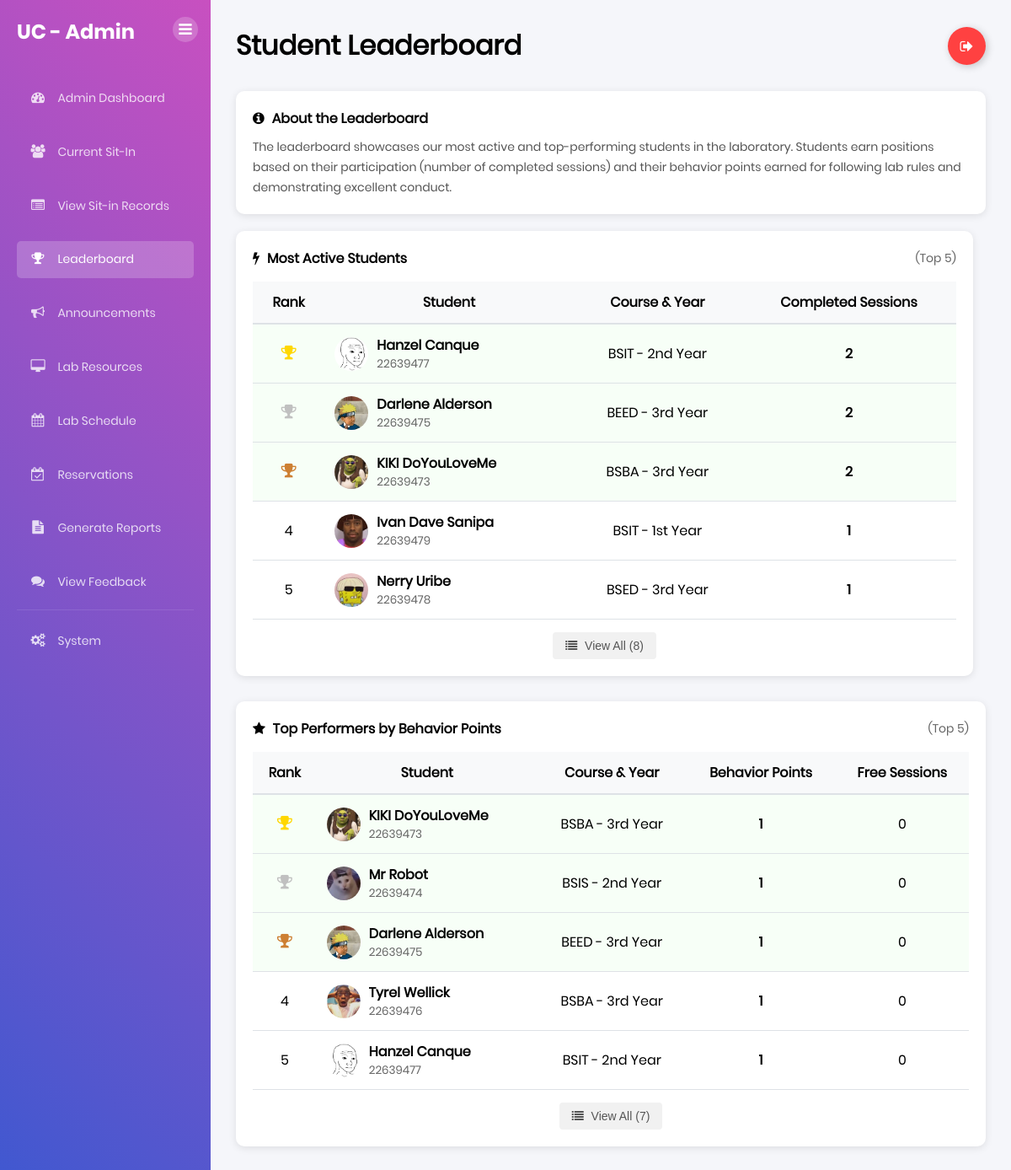
/admin/leaderboard (signed in), run on the app's committed database.
### tables this page shows
CREATE TABLE "students" (idno TEXT PRIMARY KEY, lastname TEXT NOT NULL, firstname TEXT NOT NULL, midname TEXT, course TEXT NOT NULL, year_level TEXT NOT NULL, email_address TEXT NOT NULL, image_path TEXT, free_sessions_used INTEGER DEFAULT 0);

### app.py (the view)
@app.route('/admin/leaderboard')
def admin_leaderboard():
    if 'user' not in session or session.get('is_admin') != True:
        flash("Please log in as an administrator.", "warning")
        return redirect(url_for('home'))
    conn = get_db_connection()
    most_active_students = conn.execute("""
        SELECT
            s.idno, s.firstname, s.lastname, s.course, s.year_level, s.image_path,
            COUNT(ls.session_id) as session_count
        FROM students s
        JOIN lab_sessions ls ON s.idno = ls.student_id
        WHERE ls.status = 'Completed'
        GROUP BY s.idno
        ORDER BY session_count DESC
        LIMIT 10
    """).fetchall()
    top_performers = conn.execute("""
        SELECT
            s.idno, s.firstname, s.lastname, s.course, s.year_level, s.image_path,
            COALESCE(SUM(ls.behavior_points), 0) as behavior_points
        FROM students s
        LEFT JOIN lab_sessions ls ON s.idno = ls.student_id AND ls.behavior_points > 0
        GROUP BY s.idno
        HAVING behavior_points > 0
        ORDER BY behavior_points DESC
        LIMIT 10
    """).fetchall()
    top_performers_list = []
    for student in top_performers:
        student_dict = dict(student)
        student_dict['free_sessions'] = student_dict['behavior_points'] // 3
        top_performers_list.append(student_dict)
    conn.close()
    return render_template(
        'admin_leaderboard.html',
        most_active_students=most_active_students,
        top_performers=top_performers_list
    )

### templates/admin_leaderboard.html (shortened to what this page needs)
{% extends 'base.html' %} {% block content %}
<div class="dashboard-container">
  <div class="sidebar">
    <div class="sidebar-header">
      <h2>UC - Admin</h2>
      <button class="sidebar-inner-toggle" title="Toggle Sidebar">
        <i class="fa fa-bars"></i>
      </button>
    </div>
    <div class="sidebar-menu">
      <ul>
        <li>
          <a href="{{ url_for('admin_dashboard') }}"
            ><i class="fa fa-dashboard"></i> Admin Dashboard</a
          >
        </li>
        <li>
          <a href="{{ url_for('admin_current_sit_in') }}"
            ><i class="fa fa-users"></i> Current Sit-In</a
          >
        </li>
        <li>
          <a href="{{ url_for('admin_sit_in_records') }}"
            ><i class="fa fa-list-alt"></i> View Sit-in Records</a
          >
        </li>
        <li>
          <a href="{{ url_for('admin_leaderboard') }}" class="active"
            ><i class="fa fa-trophy"></i> Leaderboard</a
          >
        </li>
        <li>
          <a href="{{ url_for('admin_announcements') }}"
            ><i class="fa fa-bullhorn"></i> Announcements</a
          >
        </li>
        <li>
          <a href="{{ url_for('admin_lab_resources') }}"
            ><i class="fa fa-desktop"></i> Lab Resources</a
          >
        </li>
        <li>
          <a href="{{ url_for('admin_lab_schedule') }}"
            ><i class="fa fa-calendar"></i> Lab Schedule</a
          >
        </li>
        <li>
          <a href="{{ url_for('admin_reservations') }}">
            <i class="fa fa-calendar-check-o"></i> Reservations
          </a>
        </li>
        <li>
          <a href="{{ url_for('admin_reports') }}"
            ><i class="fa fa-file-text"></i> Generate Reports</a
          >
        </li>
        <li>
          <a href="{{ url_for('admin_feedback') }}"
            ><i class="fa fa-comments"></i> View Feedback</a
          >
        </li>
        <li style="margin-top: auto; border-top: 1px solid rgba(255,255,255,0.1); padding-top: 15px;">
          <a href="{{ url_for('admin_system_management') }}"
            ><i class="fa fa-cogs"></i> System</a
          >
        </li>
      </ul>
    </div>
  </div>
  <div class="main-content">
    <div class="header">
      <h1>Student Leaderboard</h1>
      <a class="Btn" href="{{ url_for('logout') }}">
        <div class="sign">
          <i class="fa fa-sign-out" aria-hidden="true"></i>
        </div>
      </a>
    </div>
    <div class="content-row" style="margin-bottom: 20px">
      <div class="schedule-card" style="width: 100%">
        <h4>
          <i class="fa fa-info-circle" aria-hidden="true" style="margin-right: 5px"></i>
          About the Leaderboard
        </h4>
        <p style="margin-top: 10px; color: #555;">
          The leaderboard showcases our most active and top-performing students in the laboratory.
          Students earn positions based on their participation (number of completed sessions) and their behavior points earned for following lab rules and demonstrating excellent conduct.
        </p>
      </div>
    </div>
    <div class="content-row">
      <div class="schedule-card" style="flex: 1; margin-right: 15px">
        <div style="display: flex; justify-content: space-between; align-items: center; margin-bottom: 15px;">
          <h4>
            <i class="fa fa-bolt" aria-hidden="true" style="margin-right: 5px"></i>
            Most Active Students
          </h4>
          <span style="font-size: 14px; color: #666;">(Top 5)</span>
        </div>
        {% if most_active_students %}
        <div style="overflow-x: auto">
          <table style="width: 100%; border-collapse: collapse">
            <thead>
              <tr style="background-color: #f8f9fa">
                <th style="padding: 12px; border-bottom: 2px solid #dee2e6; text-align: center">Rank</th>
                <th style="padding: 12px; border-bottom: 2px solid #dee2e6">Student</th>
                <th style="padding: 12px; border-bottom: 2px solid #dee2e6; text-align: center">Course & Year</th>
                <th style="padding: 12px; border-bottom: 2px solid #dee2e6; text-align: center">
                  Completed Sessions
                </th>
              </tr>
            </thead>
            <tbody id="activeStudentsTable">
              {% for student in most_active_students %}
              <tr class="{% if loop.index <= 3 %}highlight-row{% endif %} {% if loop.index > 5 %}hidden-row active-student-row{% endif %}">
                <td style="padding: 12px; border-bottom: 1px solid #dee2e6; text-align: center">
                  {% if loop.index == 1 %}
                  <i class="fa fa-trophy" style="color: gold; font-size: 1.2em;"></i>
                  {% elif loop.index == 2 %}
                  <i class="fa fa-trophy" style="color: silver; font-size: 1.2em;"></i>
                  {% elif loop.index == 3 %}
                  <i class="fa fa-trophy" style="color: #cd7f32; font-size: 1.2em;"></i>
                  {% else %}
                  {{ loop.index }}
                  {% endif %}
                </td>
                <td style="padding: 12px; border-bottom: 1px solid #dee2e6">
                  <div style="display: flex; align-items: center;">
                    {% if student.image_path %}
                    <img src="{{ url_for('static', filename=student.image_path) }}"
                         style="width: 40px; height: 40px; border-radius: 50%; margin-right: 10px; object-fit: cover;">
                    {% else %}
                    <div style="width: 40px; height: 40px; border-radius: 50%; margin-right: 10px; background: #e0e0e0; display: flex; align-items: center; justify-content: center;">
                      <i class="fa fa-user" style="color: #555;"></i>
                    </div>
                    {% endif %}
                    <div>
                      <div><strong>{{ student.firstname }} {{ student.lastname }}</strong></div>
                      <div style="font-size: 0.85em; color: #666;">{{ student.idno }}</div>
                    </div>
                  </div>
                </td>
                <td style="padding: 12px; border-bottom: 1px solid #dee2e6; text-align: center;">
                  {{ student.course }} - {{ student.year_level }}
                </td>
                <td style="padding: 12px; border-bottom: 1px solid #dee2e6; text-align: center; font-weight: bold;">
                  {{ student.session_count }}
                </td>
              </tr>
              {% endfor %}
            </tbody>
          </table>
          {% if most_active_students|length > 5 %}
          <div style="text-align: center; margin-top: 15px;">
            <button id="viewAllActiveBtn" class="view-all-btn" onclick="toggleActiveStudents()">
              <i class="fa fa-list"></i> View All ({{ most_active_students|length }})
            </button>
          </div>
          {% endif %}
        </div>
        {% else %}
        <div style="text-align: center; padding: 30px; color: #666">
          <i class="fa fa-info-circle" style="font-size: 2em; color: #4caf50; margin-bottom: 15px"></i>
          <p>No student activity data available yet.</p>
        </div>
        {% endif %}
      </div>
    </div>
    <div class="content-row" style="margin-top: 30px">
      <div class="schedule-card" style="flex: 1;">
        <div style="display: flex; justify-content: space-between; align-items: center; margin-bottom: 15px;">
          <h4>
            <i class="fa fa-star" aria-hidden="true" style="margin-right: 5px"></i>
            Top Performers by Behavior Points
          </h4>
          <span style="font-size: 14px; color: #666;">(Top 5)</span>
        </div>
        {% if top_performers %}
        <div style="overflow-x: auto">
          <table style="width: 100%; border-collapse: collapse">
            <thead>
              <tr style="background-color: #f8f9fa">
                <th style="padding: 12px; border-bottom: 2px solid #dee2e6; text-align: center">Rank</th>
                <th style="padding: 12px; border-bottom: 2px solid #dee2e6">Student</th>
                <th style="padding: 12px; border-bottom: 2px solid #dee2e6; text-align: center">Course & Year</th>
                <th style="padding: 12px; border-bottom: 2px solid #dee2e6; text-align: center">
                  Behavior Points
                </th>
                <th style="padding: 12px; border-bottom: 2px solid #dee2e6; text-align: center">
                  Free Sessions
                </th>
              </tr>
            </thead>
            <tbody id="pointsStudentsTable">
              {% for student in top_performers %}
              <tr class="{% if loop.index <= 3 %}highlight-row{% endif %} {% if loop.index > 5 %}hidden-row points-student-row{% endif %}">
                <td style="padding: 12px; border-bottom: 1px solid #dee2e6; text-align: center">
                  {% if loop.index == 1 %}
                  <i class="fa fa-trophy" style="color: gold; font-size: 1.2em;"></i>
                  {% elif loop.index == 2 %}
                  <i class="fa fa-trophy" style="color: silver; font-size: 1.2em;"></i>
                  {% elif loop.index == 3 %}
                  <i class="fa fa-trophy" style="color: #cd7f32; font-size: 1.2em;"></i>
                  {% else %}
                  {{ loop.index }}
                  {% endif %}
                </td>
                <td style="padding: 12px; border-bottom: 1px solid #dee2e6">
                  <div style="display: flex; align-items: center;">
                    {% if student.image_path %}
                    <img src="{{ url_for('static', filename=student.image_path) }}"
                         style="width: 40px; height: 40px; border-radius: 50%; margin-right: 10px; object-fit: cover;">
                    {% else %}
                    <div style="width: 40px; height: 40px; border-radius: 50%; margin-right: 10px; background: #e0e0e0; display: flex; align-items: center; justify-content: center;">
                      <i class="fa fa-user" style="color: #555;"></i>
                    </div>
                    {% endif %}
                    <div>
                      <div><strong>{{ student.firstname }} {{ student.lastname }}</strong></div>
                      <div style="font-size: 0.85em; color: #666;">{{ student.idno }}</div>
                    </div>
                  </div>
                </td>
                <td style="padding: 12px; border-bottom: 1px solid #dee2e6; text-align: center;">
                  {{ student.course }} - {{ student.year_level }}
                </td>
                <td style="padding: 12px; border-bottom: 1px solid #dee2e6; text-align: center; font-weight: bold;">
                  {{ student.behavior_points }}
                </td>
                <td style="padding: 12px; border-bottom: 1px solid #dee2e6; text-align: center;">
                  {{ student.free_sessions }}
                </td>
              </tr>
              {% endfor %}
            </tbody>
          </table>
          {% if top_performers|length > 5 %}
          <div style="text-align: center; margin-top: 15px;">
            <button id="viewAllPointsBtn" class="view-all-btn" onclick="togglePointsStudents()">
              <i class="fa fa-list"></i> View All ({{ top_performers|length }})
            </button>
          </div>
          {% endif %}
        </div>
        {% else %}
        <div style="text-align: center; padding: 30px; color: #666">
          <i class="fa fa-info-circle" style="font-size: 2em; color: #4caf50; margin-bottom: 15px"></i>
          <p>No behavior points data available yet.</p>
        </div>
        {% endif %}
      </div>
    </div>
  </div>
</div>
{% endblock %}

### templates/base.html (shortened to what this page needs)
<!DOCTYPE html>
<html lang="en">
  <head>
    <link
      rel="stylesheet"
      type="text/css"
      href="{{ url_for('static', filename='fonts/font-awesome-4.7.0/css/font-awesome.min.css') }}"
    />
    <link
      rel="stylesheet"
      type="text/css"
      href="{{ url_for('static', filename='css/util.css') }}"
    />
    <link
      rel="stylesheet"
      type="text/css"
      href="{{ url_for('static', filename='css/main.css') }}"
    />
  </head>
  <body>
    {% block content %}{% endblock %}
  </body>
</html>

### data on the page
students: image_path (picture), firstname "Hanzel", lastname "Canque", idno "22639477", course "BSIT", year_level "2nd Year", session_count "2", behavior_points "1", free_sessions "0"
students: image_path (picture), firstname "Darlene", lastname "Alderson", idno "22639475", course "BEED", year_level "3rd Year", session_count "2", behavior_points "1", free_sessions "0"
students: image_path (picture), firstname "KIKI", lastname "DoYouLoveMe", idno "22639473", course "BSBA", year_level "3rd Year", session_count "2", behavior_points "1", free_sessions "0"
students: image_path (picture), firstname "Ivan Dave", lastname "Sanipa", idno "22639479", course "BSIT", year_level "1st Year", session_count "1"
students: image_path (picture), firstname "Nerry", lastname "Uribe", idno "22639478", course "BSED", year_level "3rd Year", session_count "1"
students: image_path (picture), firstname "Mr", lastname "Robot", idno "22639474", course "BSIS", year_level "2nd Year", behavior_points "1", free_sessions "0"
students: image_path (picture), firstname "Tyrel", lastname "Wellick", idno "22639476", course "BSBA", year_level "3rd Year", behavior_points "1", free_sessions "0"

### other printed values
{{ most_active_students|length }} "8"
{{ top_performers|length }} "7"
